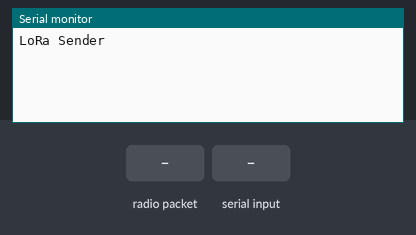
Simulated run of this program. Board: ESP32. On the bench: the last lines printed to the serial monitor. The test bench sets the inputs (shaded band). No radio packets arrive unless stated.

Above: at 2.8 s.
2.9 s: radio packet "OK" arrives
At 5.2 s:
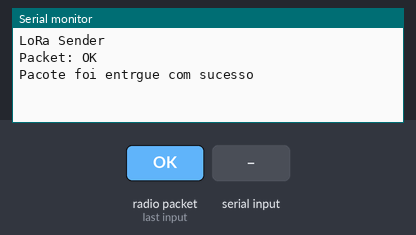
5.5 s: "OK" received over Serial
At 6.5 s:
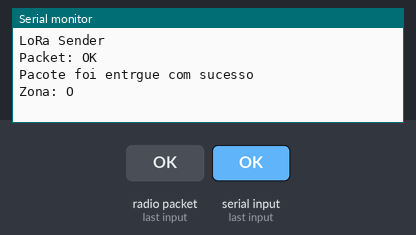
9.6 s: radio packet "1" arrives
At 10.6 s:
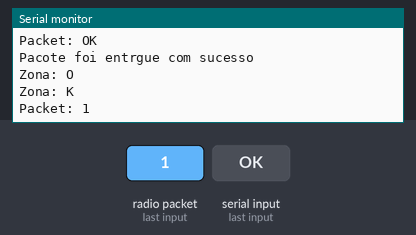
11.6 s: "1" received over Serial
At 13.1 s:
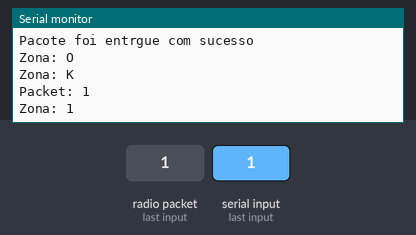

Measured:
- after the input at 2.9 s, the serial monitor: prints a new line after 1.1 s (image 1)
- after the input at 5.5 s, the serial monitor: prints a new line after 0.58 s (image 2)
- after the input at 9.6 s, the serial monitor: prints a new line after 0.54 s (image 3)
- after the input at 11.6 s, the serial monitor: prints a new line after 0.60 s (image 4)

The program:

main.cpp
```cpp
#include <Arduino.h>
#include <SPI.h>
#include <LoRa.h>


int counter = 0;


void setup() {
  SPI.begin(5, 19, 27, 18);
  Serial.begin(115200);
  while (!Serial);

  Serial.println("LoRa Sender");
  LoRa.setPins(18,23,26);
  if (!LoRa.begin(868E6)) {
    Serial.println("Starting LoRa failed!");
    while (1);
  }
}

void loop() {
  String response;
  char message;
  if(Serial.available()) {
    message = Serial.read();
  }
  /*Serial.print("Sending packet: ");
  Serial.println(counter);
*/
  // send packet
  if (message){
    LoRa.beginPacket();
    LoRa.print("Zona Invadida: ");
    LoRa.print(message);
    LoRa.endPacket();
    Serial.print("Zona: "); Serial.println(message);
  }
  int packetSize = LoRa.parsePacket();
  if (packetSize) {
    while(LoRa.available()) {
      char text = LoRa.read();
      response += text;
    }
    Serial.print("Packet: ");
    Serial.println(response);
  }
  if (response == "OK") {
    Serial.println("Pacote foi entrgue com sucesso");
  }
  delay(2000);
}
```
